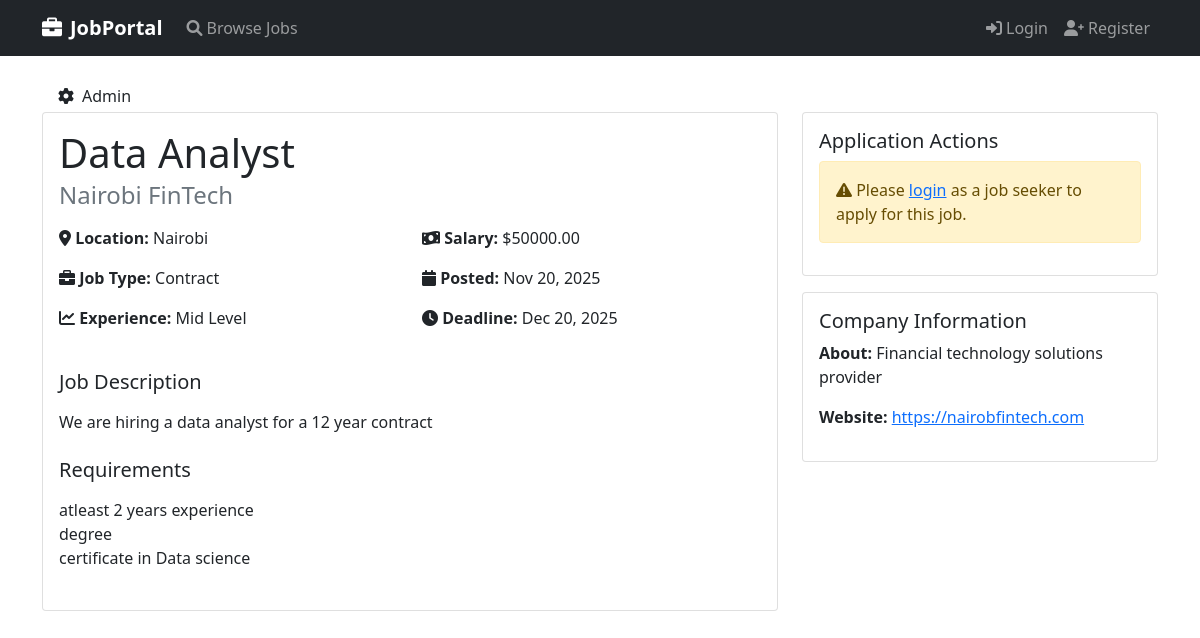
The app's page /jobs/2/ with its own data.
### jobs/models.py (models this page shows, shortened)
class Job(models.Model):
    JOB_TYPES = [
        ('full_time', 'Full Time'),
        ('part_time', 'Part Time'),
        ('contract', 'Contract'),
        ('internship', 'Internship'),
        ('remote', 'Remote'),
    ]
    EXPERIENCE_LEVELS = [
        ('entry', 'Entry Level'),
        ('mid', 'Mid Level'),
        ('senior', 'Senior Level'),
    ]
    title = models.CharField(max_length=200)
    company = models.ForeignKey(Company, on_delete=models.CASCADE)
    employer = models.ForeignKey(settings.AUTH_USER_MODEL, on_delete=models.CASCADE, related_name='jobs')
    description = models.TextField()
    requirements = models.TextField()
    location = models.CharField(max_length=100)
    job_type = models.CharField(max_length=20, choices=JOB_TYPES)
    experience_level = models.CharField(max_length=20, choices=EXPERIENCE_LEVELS, default='entry')
    salary = models.DecimalField(
        max_digits=10,
        decimal_places=2,
        blank=True,
        null=True,
        validators=[MinValueValidator(0)]
    )
    application_deadline = models.DateTimeField()
    is_active = models.BooleanField(default=True)
    created_at = models.DateTimeField(auto_now_add=True)
    updated_at = models.DateTimeField(auto_now=True)
    class Meta:
        ordering = ['-created_at']

class Company(models.Model):
    name = models.CharField(max_length=200)
    description = models.TextField()
    website = models.URLField(blank=True)
    logo = models.ImageField(upload_to='company_logos/', blank=True, null=True)
    created_at = models.DateTimeField(auto_now_add=True)

### jobs/views.py (the view)
# urls.py: path('<int:job_id>/', views.job_detail, name='job_detail'),
def job_detail(request, job_id):
    job = get_object_or_404(Job, id=job_id, is_active=True)
    has_applied = False
    is_saved = False
    if request.user.is_authenticated:
        has_applied = Application.objects.filter(job=job, applicant=request.user).exists()
        is_saved = SavedJob.objects.filter(job=job, user=request.user).exists()
    context = {
        'job': job,
        'has_applied': has_applied,
        'is_saved': is_saved,
    }
    return render(request, 'jobs/job_detail.html', context)

### jobs/templates/jobs/job_detail.html (shortened to what this page needs)
{% extends 'jobs/base.html' %}
{% block content %}
<div class="row">
    <div class="col-md-8">
        <div class="card">
            <div class="card-body">
                <h1 class="card-title">{{ job.title }}</h1>
                <h4 class="card-subtitle mb-3 text-muted">{{ job.company.name }}</h4>
                <div class="row mb-4">
                    <div class="col-md-6">
                        <p><strong><i class="fas fa-map-marker-alt"></i> Location:</strong> {{ job.location }}</p>
                        <p><strong><i class="fas fa-briefcase"></i> Job Type:</strong> {{ job.get_job_type_display }}</p>
                        <p><strong><i class="fas fa-chart-line"></i> Experience:</strong> {{ job.get_experience_level_display }}</p>
                    </div>
                    <div class="col-md-6">
                        {% if job.salary %}
                            <p><strong><i class="fas fa-money-bill-wave"></i> Salary:</strong> ${{ job.salary }}</p>
                        {% endif %}
                        <p><strong><i class="fas fa-calendar"></i> Posted:</strong> {{ job.created_at|date:"M d, Y" }}</p>
                        <p><strong><i class="fas fa-clock"></i> Deadline:</strong> {{ job.application_deadline|date:"M d, Y" }}</p>
                    </div>
                </div>
                <div class="mb-4">
                    <h5>Job Description</h5>
                    <p>{{ job.description|linebreaks }}</p>
                </div>
                <div class="mb-4">
                    <h5>Requirements</h5>
                    <p>{{ job.requirements|linebreaks }}</p>
                </div>
            </div>
        </div>
    </div>
    <div class="col-md-4">
        <div class="card">
            <div class="card-body">
                <h5 class="card-title">Application Actions</h5>
                {% if user.is_authenticated %}
                    {% if user.user_type == 'job_seeker' %}
                        {% if has_applied %}
                            <div class="alert alert-success">
                                <i class="fas fa-check-circle"></i> You have applied for this position
                            </div>
                        {% elif job.is_expired %}
                            <div class="alert alert-warning">
                                <i class="fas fa-exclamation-triangle"></i> Application deadline has passed
                            </div>
                        {% else %}
                            <a href="{% url 'apply_job' job.id %}" class="btn btn-success btn-lg w-100 mb-2">
                                <i class="fas fa-paper-plane"></i> Apply Now
                            </a>
                        {% endif %}
                        {% if is_saved %}
                            <a href="{% url 'unsave_job' job.id %}" class="btn btn-outline-danger w-100">
                                <i class="fas fa-bookmark"></i> Remove from Saved
                            </a>
                        {% else %}
                            <a href="{% url 'save_job' job.id %}" class="btn btn-outline-primary w-100">
                                <i class="far fa-bookmark"></i> Save Job
                            </a>
                        {% endif %}
                    {% else %}
                        <div class="alert alert-info">
                            <i class="fas fa-info-circle"></i> Employers cannot apply for jobs
                        </div>
                    {% endif %}
                {% else %}
                    <div class="alert alert-warning">
                        <i class="fas fa-exclamation-triangle"></i> Please
                        <a href="{% url 'login' %}">login</a> as a job seeker to apply for this job.
                    </div>
                {% endif %}
            </div>
        </div>
        <div class="card mt-3">
            <div class="card-body">
                <h5 class="card-title">Company Information</h5>
                <p><strong>About:</strong> {{ job.company.description|truncatewords:30 }}</p>
                {% if job.company.website %}
                    <p><strong>Website:</strong> <a href="{{ job.company.website }}" target="_blank">{{ job.company.website }}</a></p>
                {% endif %}
            </div>
        </div>
    </div>
</div>
{% endblock %}

### records on screen
Job: title "Data Analyst", company.name "Nairobi FinTech", location "Nairobi", job_type "Contract", experience_level "Mid Level", salary "50000.00", created_at "Nov 20, 2025", application_deadline "Dec 20, 2025", description "We are hiring a data analyst for a 12 year contract", requirements "atleast 2 years experience degree certificate in Data science", company.description "Financial technology solutions provider", company.website "https://nairobfintech.com"
